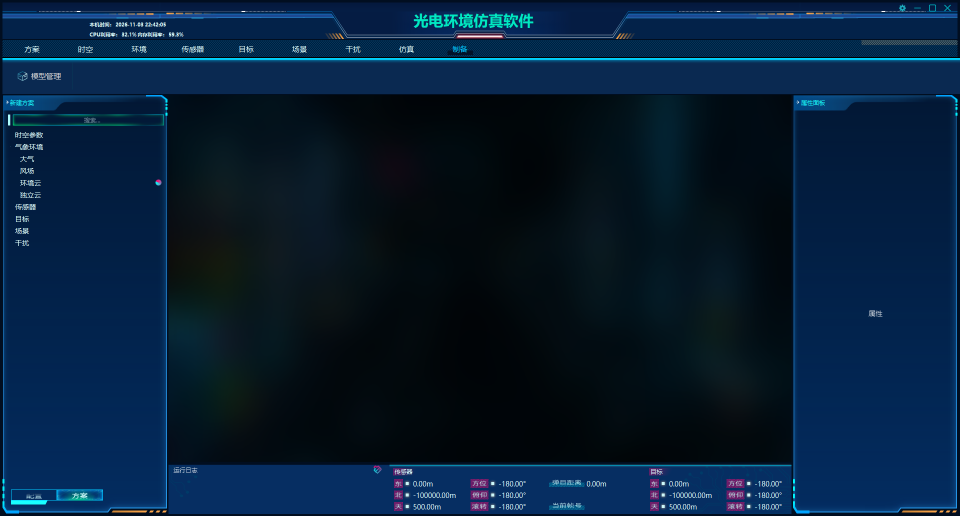
#> input picture works/cossim-auto/02_sim_tab.png, 1920 x 1032 px, given in place of 01_launch.png, which was not available (shown at 1/2 size)
$ python crop_ui.py
#> lines starting #> are read from the running program, lines starting #| are printed output that depends on the picture
# -*- coding: utf-8 -*-
"""裁剪界面关键区域，便于核对坐标。"""
from PIL import Image
import os

OUT = r"F:\DeepSeek工作区\_cossim_auto"
src = os.path.join(OUT, "01_launch.png")
im = Image.open(src)
#> im is the input picture: PIL image 1920x1032 RGB; mean R, G, B 5.9, 29.8, 53.9
print("size:", im.size)
#| size: (1920, 1032)

crops = {
    "crop_topbar.png": (0, 60, 1200, 180),      # 导航 tab + 工具按钮
    "crop_topright.png": (1200, 0, 1920, 190),  # 右侧最小化/关闭
    "crop_bottom.png": (0, 880, 1920, 1032),    # 运行日志/状态
}
for name, box in crops.items():
    im.crop(box).save(os.path.join(OUT, name))
    print(name, box)
#> this loop made 3 passes
#> pass 1, `im.crop(box).save(os.path.join(OUT, name))`:
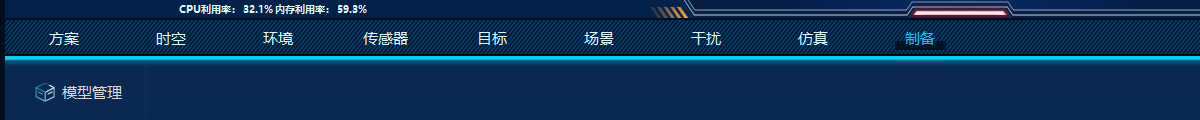
#> saved as crop_topbar.png: PIL image 1200x120 RGB; mean R, G, B 11.7, 50.8, 87.3
#> pass 2, `im.crop(box).save(os.path.join(OUT, name))`:
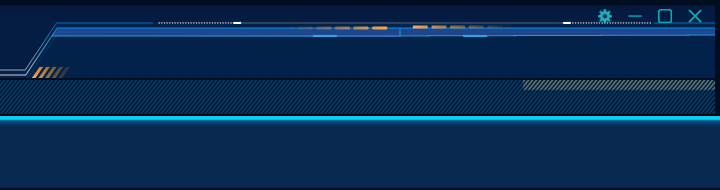
#> saved as crop_topright.png: PIL image 720x190 RGB; mean R, G, B 8, 44.1, 81.9

$ run again, on works/cossim-auto/06_open_dialog.png
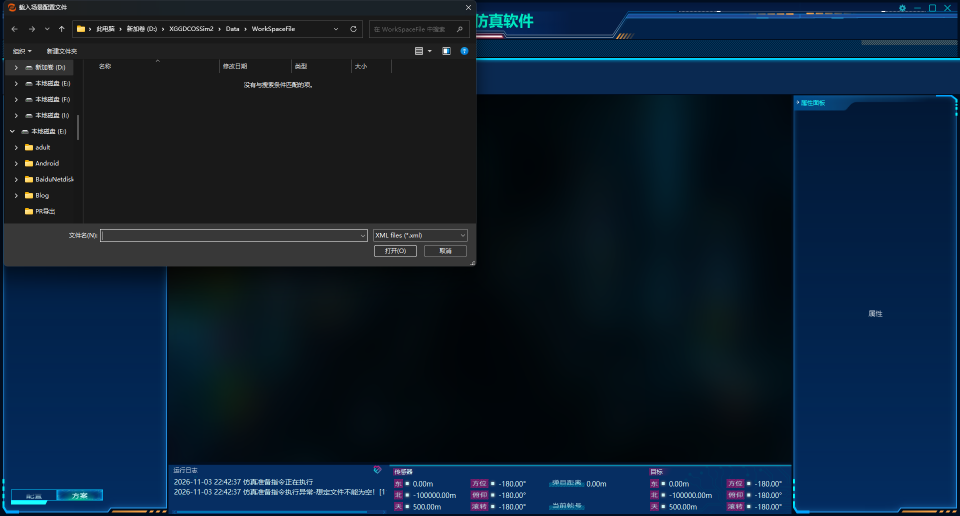
#> input picture works/cossim-auto/06_open_dialog.png, 1920 x 1032 px, given in place of 01_launch.png, which was not available (shown at 1/2 size)
#> im is the input picture: PIL image 1920x1032 RGB; mean R, G, B 13, 30.6, 48.6
#| size: (1920, 1032)
#> the loop `for name, box in crops.items():` made 3 passes
#> pass 1, `im.crop(box).save(os.path.join(OUT, name))`:
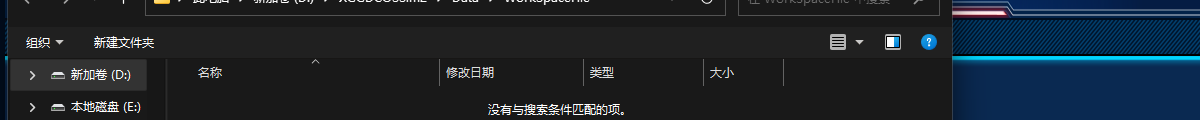
#> saved as crop_topbar.png: PIL image 1200x120 RGB; mean R, G, B 28.8, 36.8, 44.5
